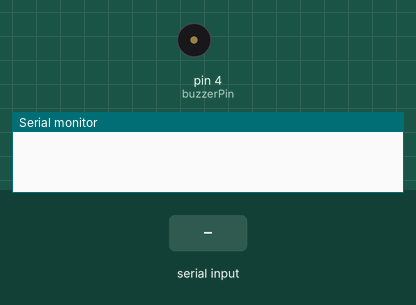
This sketch was run on a simulated Arduino Uno, built with avr-gcc and run on an emulated ATmega328P. On the bench: buzzer (waves = sounding, pin HIGH), the last lines printed to the serial monitor. The test bench sets the inputs (shaded band).

Above: at 1.2 s.
1.3 s: "1" received over the second serial link
At 2.4 s:
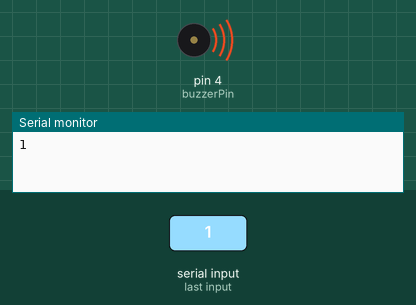
2.8 s: "0" received over the second serial link
At 4.3 s:
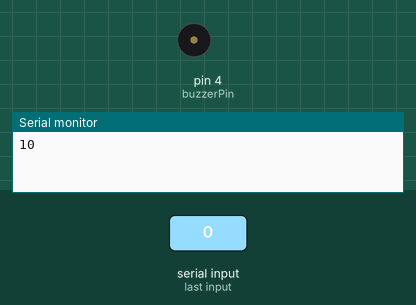
Timing chart, 0 to 5.8 s (numbered marks = the images above; inputs shaded):
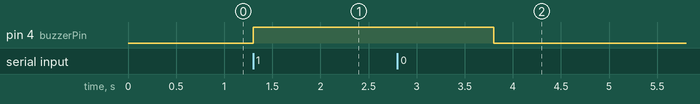

The sketch:

slave___.ino
```cpp
#include <SoftwareSerial.h>

int Tx = 7; // Tx Pin number
int Rx = 8; // Rx Pin number
SoftwareSerial BTSerial(Tx,Rx); // bluetooth 모듈 핀 설정

int buzzerPin = 4; // 능동부저 핀번호
char text; // 변수명 초기화

unsigned int check_time;

void setup() {
  // put your setup code here, to run once:
  // 아두이노 시작 한번만 실행
  Serial.begin(9600); // 시리얼 모니터 9600 보드레이트 통신선언
  BTSerial.begin(9600); // bluetooth 모듈 9600 보드레이트 통신선언

  pinMode(buzzerPin, OUTPUT); // 능동부저 출력값으로 설정
}

void loop() {
  // 반복적으로 실행
  // put your main code here, to run repeatedly:
  if(BTSerial.available()){ // 만약 값이 있다면
    text = BTSerial.read(); // 값 text라는 문자열 변수에 저장
    Serial.print(text);
  }


  if(text == '1'){ // 1 이면 부저 출력
    digitalWrite(buzzerPin, HIGH); // 부저 출력
    delay(2500);
  }
  else{
    digitalWrite(buzzerPin, LOW); // 부저 종료
  }

}
```

Measured:
- after the input at 1.3 s, pin 4 (buzzerPin): LOW → HIGH at once
- after the input at 2.8 s, pin 4 (buzzerPin): HIGH → LOW after 1.0 s
